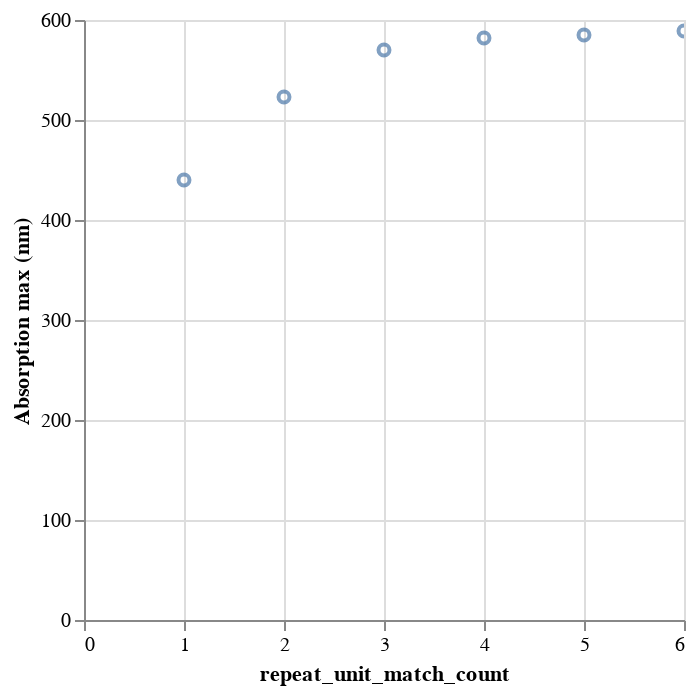

Here is the notebook cell this chart was saved with:
### Code cell
df_matches.shrink_to_fit()
df_matches.plot.scatter(x="repeat_unit_match_count", y="Absorption max (nm)")

### Figure 1 — Vega specification as saved in the notebook (floating-point values rounded to 4 significant figures)
{"$schema": "https://vega.github.io/schema/vega/v5.json", "data": [{"name": "param_1_store"}, {"name": "source_0", "values": [{"Absorption max (nm)": 589.0, "repeat_unit_match_count": 6}, {"Absorption max (nm)": 585.0, "repeat_unit_match_count": 5}, {"Absorption max (nm)": 582.0, "repeat_unit_match_count": 4}, {"Absorption max (nm)": 570.0, "repeat_unit_match_count": 3}, {"Absorption max (nm)": 523.0, "repeat_unit_match_count": 2}, {"Absorption max (nm)": 440.0, "repeat_unit_match_count": 1}]}, {"name": "source_0_x_domain_repeat_unit_match_count", "values": [{"min": 1, "max": 6}]}, {"name": "source_0_y_domain_Absorption max (nm)", "values": [{"min": 440.0, "max": 589.0}]}], "signals": [{"name": "unit", "value": {}, "on": [{"events": "pointermove", "update": "isTuple(group()) ? group() : unit"}]}, {"name": "param_1", "update": "vlSelectionResolve(\"param_1_store\", \"union\")"}, {"name": "param_1_repeat_unit_match_count", "on": [{"events": [{"source": "view", "type": "dblclick"}], "update": "null"}, {"events": {"signal": "param_1_translate_delta"}, "update": "panLinear(param_1_translate_anchor.extent_x, -param_1_translate_delta.x / width)"}, {"events": {"signal": "param_1_zoom_delta"}, "update": "zoomLinear(domain(\"x\"), param_1_zoom_anchor.x, param_1_zoom_delta)"}]}, {"name": "param_1_Absorption_max__nm_", "on": [{"events": [{"source": "view", "type": "dblclick"}], "update": "null"}, {"events": {"signal": "param_1_translate_delta"}, "update": "panLinear(param_1_translate_anchor.extent_y, param_1_translate_delta.y / height)"}, {"events": {"signal": "param_1_zoom_delta"}, "update": "zoomLinear(domain(\"y\"), param_1_zoom_anchor.y, param_1_zoom_delta)"}]}, {"name": "param_1_tuple", "on": [{"events": [{"signal": "param_1_repeat_unit_match_count || param_1_Absorption_max__nm_"}], "update": "param_1_repeat_unit_match_count && param_1_Absorption_max__nm_ ? {unit: \"\", fields: param_1_tuple_fields, values: [param_1_repeat_unit_match_count,param_1_Absorption_max__nm_]} : null"}]}, {"name": "param_1_tuple_fields", "value": [{"field": "repeat_unit_match_count", "channel": "x", "type": "R"}, {"field": "Absorption max (nm)", "channel": "y", "type": "R"}]}, {"name": "param_1_translate_anchor", "value": {}, "on": [{"events": [{"source": "scope", "type": "pointerdown"}], "update": "{x: x(unit), y: y(unit), extent_x: domain(\"x\"), extent_y: domain(\"y\")}"}]}, {"name": "param_1_translate_delta", "value": {}, "on": [{"events": [{"source": "window", "between": [{"source": "scope", "type": "pointerdown"}, {"source": "window", "type": "pointerup"}], "type": "pointermove", "consume": true}], "update": "{x: param_1_translate_anchor.x - x(unit), y: param_1_translate_anchor.y - y(unit)}"}]}, {"name": "param_1_zoom_anchor", "on": [{"events": [{"source": "scope", "consume": true, "type": "wheel"}], "update": "{x: invert(\"x\", x(unit)), y: invert(\"y\", y(unit))}"}]}, {"name": "param_1_zoom_delta", "on": [{"events": [{"source": "scope", "type": "wheel", "consume": true}], "update": "pow(1.001, event.deltaY * pow(16, event.deltaMode))", "force": true}]}, {"name": "param_1_modify", "on": [{"events": {"signal": "param_1_tuple"}, "update": "modify(\"param_1_store\", param_1_tuple, true)"}]}], "marks": [{"type": "symbol", "name": "marks", "from": {"data": "source_0"}, "encode": {"update": {"stroke": {"value": "#4c78a8"}, "tooltip": {"signal": "{\"repeat_unit_match_count\": format(datum[\"repeat_unit_match_count\"], \"\"), \"Absorption max (nm)\": format(datum[\"Absorption max (nm)\"], \"\")}"}, "x": {"field": "repeat_unit_match_count", "scale": "x"}, "fill": {"value": "transparent"}, "y": {"field": "Absorption max (nm)", "scale": "y"}, "opacity": {"value": 0.7}}}, "interactive": true, "style": ["point"], "clip": true}], "scales": [{"name": "x", "type": "linear", "domain": [{"signal": "(data(\"source_0_x_domain_repeat_unit_match_count\")[0] || {}).min"}, {"signal": "(data(\"source_0_x_domain_repeat_unit_match_count\")[0] || {}).max"}], "range": [0, {"signal": "width"}], "domainRaw": {"signal": "param_1[\"repeat_unit_match_count\"]"}, "nice": true, "zero": true}, {"name": "y", "type": "linear", "domain": [{"signal": "(data(\"source_0_y_domain_Absorption max (nm)\")[0] || {}).min"}, {"signal": "(data(\"source_0_y_domain_Absorption max (nm)\")[0] || {}).max"}], "range": [{"signal": "height"}, 0], "nice": true, "domainRaw": {"signal": "param_1[\"Absorption max (nm)\"]"}, "zero": true}], "axes": [{"scale": "x", "orient": "bottom", "tickCount": {"signal": "ceil(width/40)"}, "domain": false, "labels": false, "gridScale": "y", "grid": true, "aria": false, "maxExtent": 0, "minExtent": 0, "zindex": 0, "ticks": false}, {"scale": "y", "tickCount": {"signal": "ceil(height/40)"}, "domain": false, "labels": false, "minExtent": 0, "zindex": 0, "aria": false, "ticks": false, "gridScale": "x", "orient": "left", "grid": true, "maxExtent": 0}, {"scale": "x", "labelOverlap": true, "tickCount": {"signal": "ceil(width/40)"}, "grid": false, "zindex": 0, "labelFlush": true, "title": "repeat_unit_match_count", "orient": "bottom"}, {"scale": "y", "tickCount": {"signal": "ceil(height/40)"}, "labelOverlap": true, "orient": "left", "zindex": 0, "grid": false, "title": "Absorption max (nm)"}], "height": 300, "style": "cell", "background": "white", "width": 300, "padding": 5}
